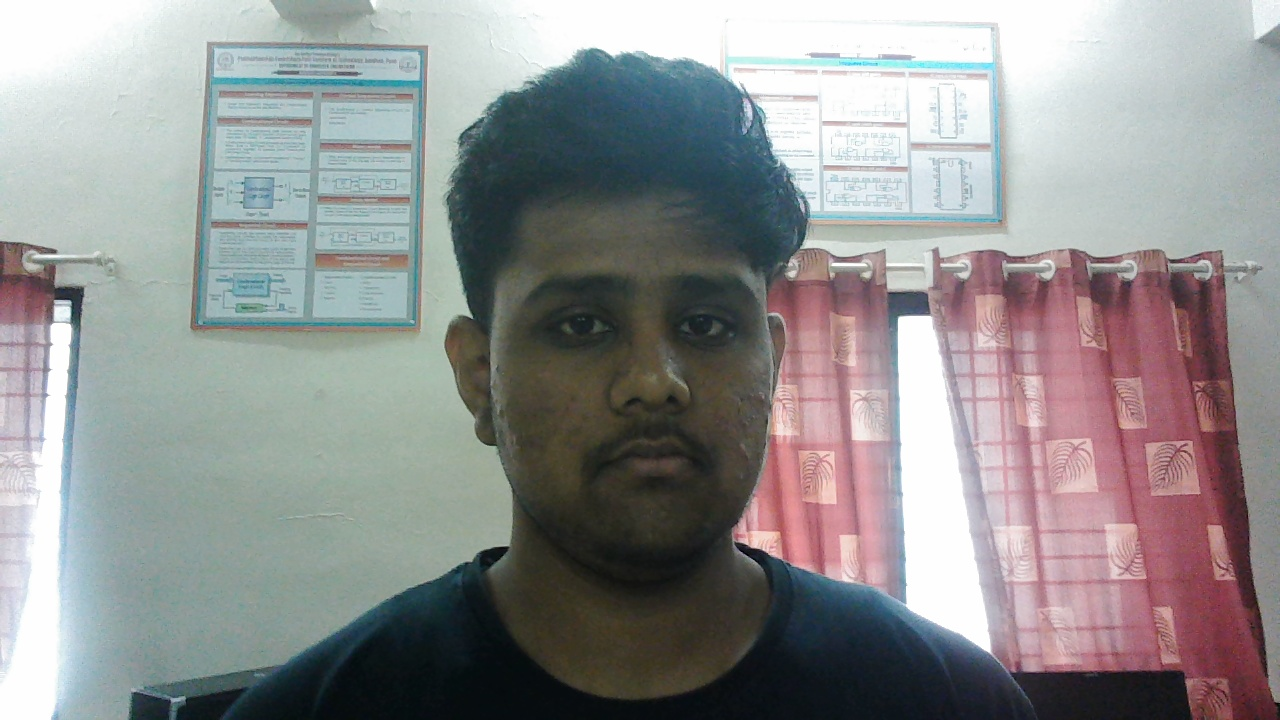
#> input picture known_faces/arnav_dubal.jpg, 1280 x 720 px
$ python -i gods_eye_airborne_sentry.py   (imports and definitions only)
#> lines starting #> are read from the running program, lines starting #| are printed output that depends on the picture
#> further down, picture is the input picture: shape (720, 1280, 3); mean B, G, R 144.3, 144.3, 144
"""
PROJECT TRINETRA-C2 // AUTONOMOUS AIRBORNE SENTRY & CLOSED-LOOP PID INTERCEPTOR (E88 PLUS)
Features:
 - Persistent Biometric Identity Latching (Holds Face ID & Target Lock during in-flight motion & vibrations)
 - Multi-Scale 640px Super-Sampling Inference (Detects distant persons, faces, and objects at 3-5m range)
 - Autonomous Closed-Loop PID Visual Servoing (Auto-Yaw, Altitude Hold, Standoff Distance)
 - Dual Neural Perception: Official YOLOv8n (80 COCO Classes) + OpenCV YuNet (Face) + SFace (128D Biometrics)
 - Dual-Camera Split Demuxer: Automatically extracts crystal-clear Front FPV Camera
 - Real-Time Optical Super-Clarity & De-blur ISP (Unsharp Mask + LAB CLAHE)
 - Fast & Furious 7 God's Eye Tactical HUD: Rotating Stadiametric Radar, Target Brackets, Dossier Badges
 - Section-65B Indian Evidence Act Cryptographic Forensic Ledger (SHA-256)
 - Tactical Audio Klaxon & Voice Alert Synthesis
"""

import os
import cv2
import time
import math
import argparse
import threading
import numpy as np
from typing import List, Dict, Tuple, Optional
from ultralytics import YOLO

from core.face_engine import FaceRecognitionEngine
from core.drone_flight_controller import DroneFlightController
from core.ground_station_bridge import GroundStationRFBridge
from core.audio_alert import TacticalAudioAlert
from core.evidence_logger import CryptographicEvidenceLogger

# Force low-latency TCP RTSP transport
os.environ["OPENCV_FFMPEG_CAPTURE_OPTIONS"] = "rtsp_transport;tcp|fflags;nobuffer|max_delay;0"
DEFAULT_RTSP_URL = "rtsp://192.168.1.1:7070/webcam"


class OpticalEnhancer:
    """Real-Time Tactical Image Enhancement & Anti-Jello De-Blur Engine."""
    def __init__(self):
        self.mode = 1  # 1: TACTICAL CRISP, 2: ULTRA EDGE, 3: NVG GREEN, 0: RAW
        self.clahe = cv2.createCLAHE(clipLimit=2.8, tileGridSize=(8, 8))
        self.modes_desc = {
            0: "RAW SENSOR (UNFILTERED)",
            1: "TACTICAL CRISP (DE-BLUR + CLAHE)",
            2: "ULTRA EDGE (LAPLACIAN HIGH-PASS)",
            3: "NVG NIGHT-VISION (PHOSPHOR GREEN)"
        }

    def cycle_mode(self) -> str:
        self.mode = (self.mode + 1) % 4
        return self.modes_desc[self.mode]

    def enhance(self, frame: np.ndarray) -> np.ndarray:
        if frame is None or frame.size == 0 or self.mode == 0:
            return frame

        # Mode 1: Tactical Crisp (Unsharp Mask + LAB CLAHE)
        if self.mode == 1:
            gaussian = cv2.GaussianBlur(frame, (0, 0), 2.0)
            crisp = cv2.addWeighted(frame, 1.6, gaussian, -0.6, 0)
            lab = cv2.cvtColor(crisp, cv2.COLOR_BGR2LAB)
#> lab: shape (720, 1280, 3); mean of channels 0, 1, 2 149.9, 128.4, 128.4
            l, a, b = cv2.split(lab)
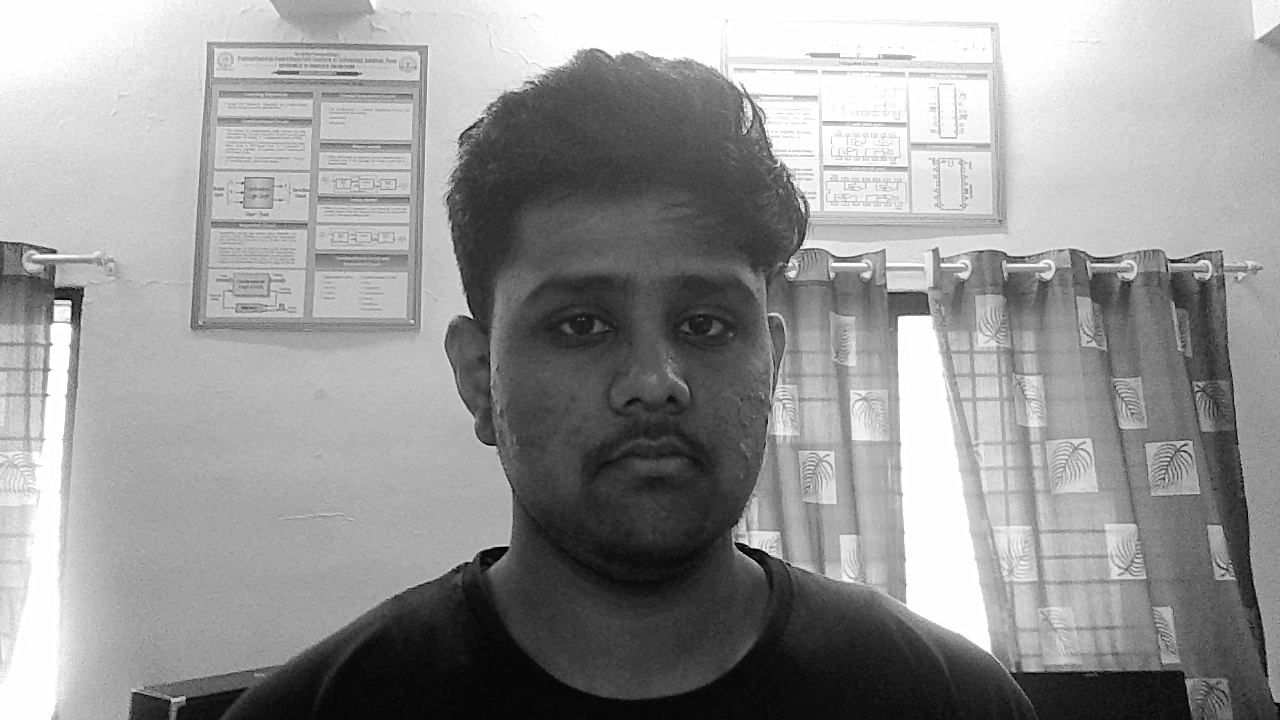
#> l: shape (720, 1280); min 0, max 255, mean 149.9
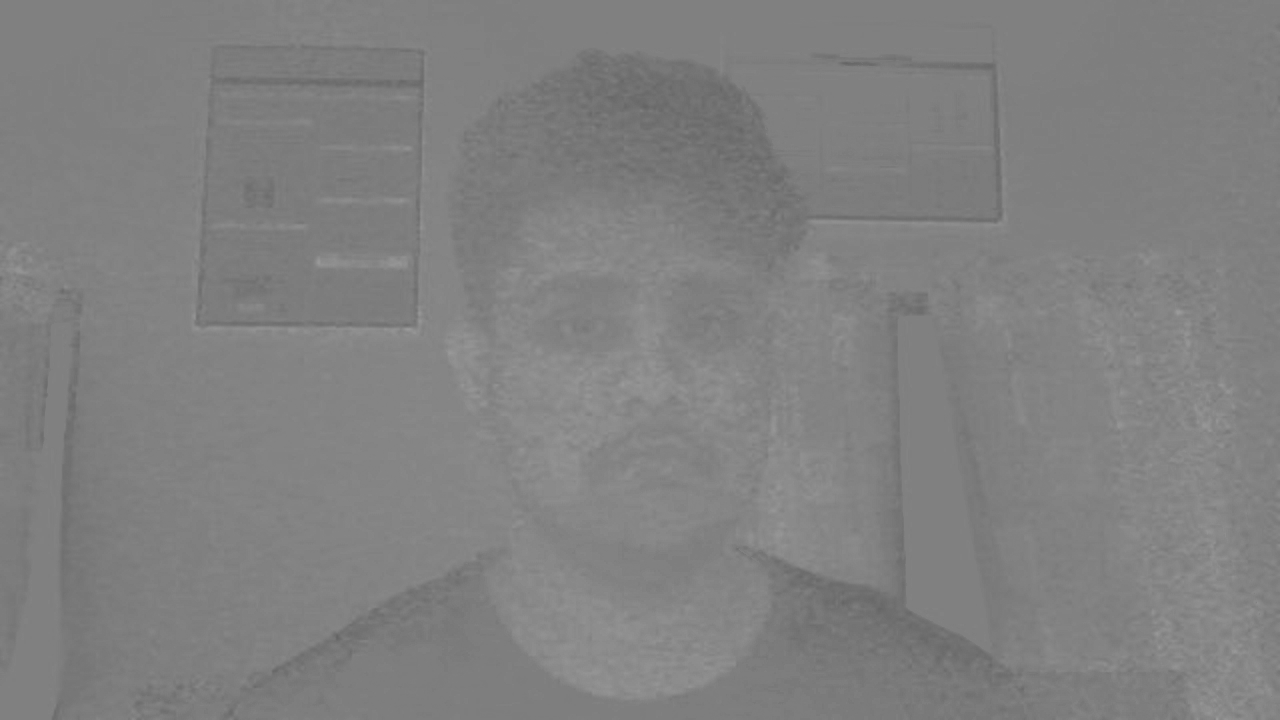
#> b: shape (720, 1280); min 100, max 155, mean 128.4
            l_enhanced = self.clahe.apply(l)
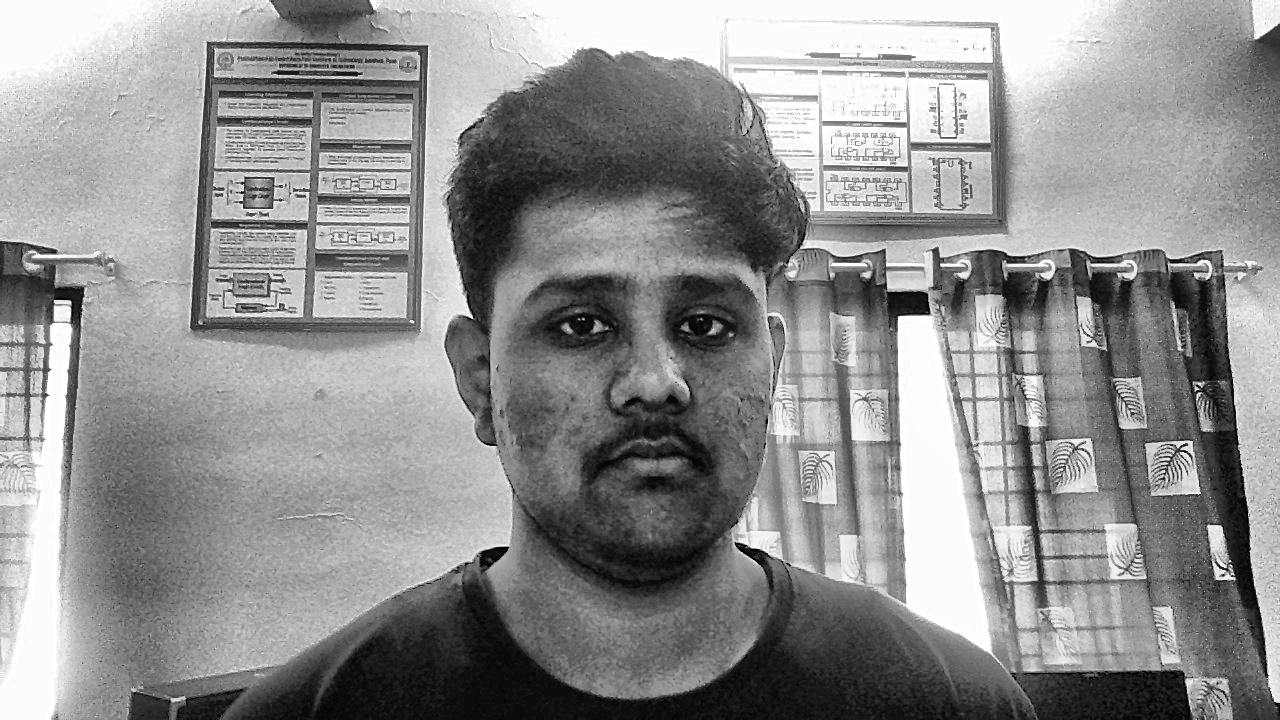
#> l_enhanced: shape (720, 1280); min 0, max 255, mean 144
            return cv2.cvtColor(cv2.merge((l_enhanced, a, b)), cv2.COLOR_LAB2BGR)
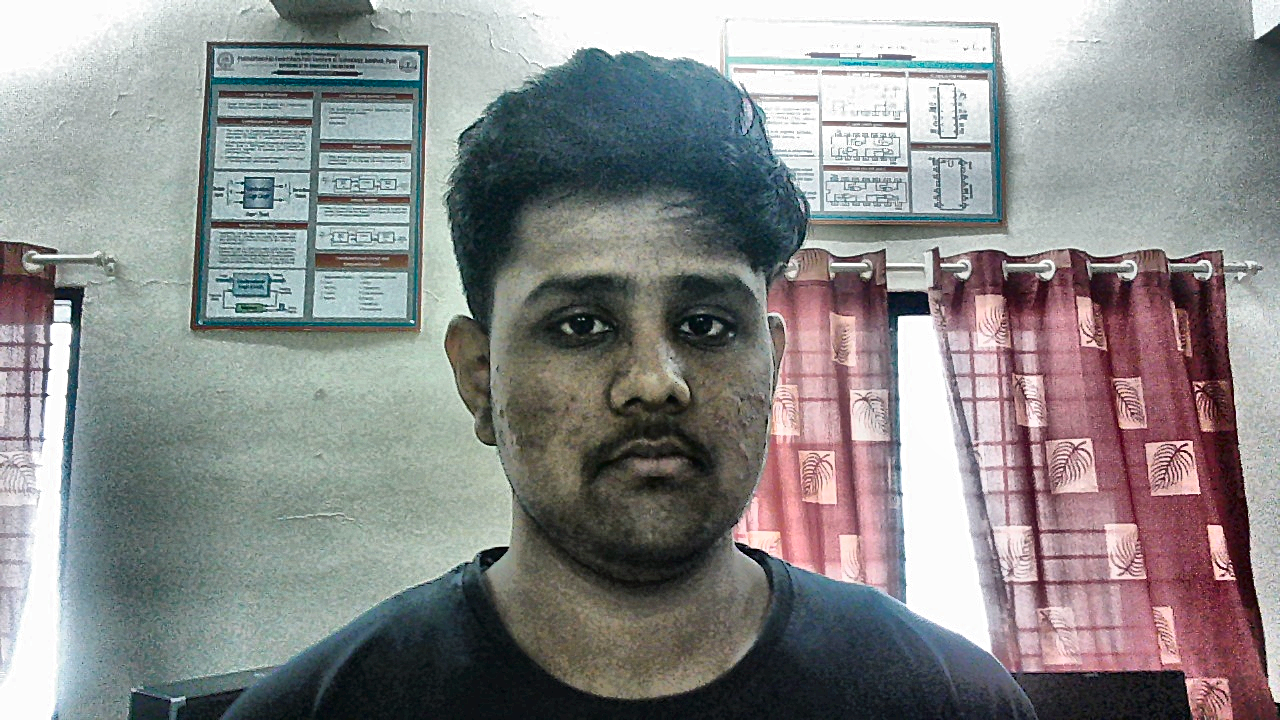
#> returned value: shape (720, 1280, 3); mean B, G, R 137.9, 138, 137.6

        # Mode 2: Ultra Edge (Laplacian High-Pass)
        elif self.mode == 2:
            kernel = np.array([[0, -1, 0], [-1, 5, -1], [0, -1, 0]], dtype=np.float32)
            sharpened = cv2.filter2D(frame, -1, kernel)
            lab = cv2.cvtColor(sharpened, cv2.COLOR_BGR2LAB)
            l, a, b = cv2.split(lab)
            l_enhanced = self.clahe.apply(l)
            return cv2.cvtColor(cv2.merge((l_enhanced, a, b)), cv2.COLOR_LAB2BGR)

        # Mode 3: NVG Phosphor Night Vision
        elif self.mode == 3:
            gray = cv2.cvtColor(frame, cv2.COLOR_BGR2GRAY)
            clahe_gray = self.clahe.apply(gray)
            nvg = np.zeros_like(frame)
            nvg[:, :, 1] = clahe_gray
            nvg[:, :, 0] = (clahe_gray * 0.25).astype(np.uint8)
            return nvg

        return frame


class LensDemuxer:
    """Handles Dual-Lens Split Streams, extracting clean forward FPV lens."""
    # [8 lines left out: function __init__, not called in this run]

    def cycle_mode(self) -> str:
        self.mode = (self.mode + 1) % 4
        return self.modes_desc[self.mode]

    # [9 lines left out: function demux, not called in this run]


class TacticalStreamReader:
    """Zero-Lag Multi-Source Frame Grabber with Auto-Reconnect."""
    # [665 lines left out: functions __init__, _init_capture, switch_source, _worker, read, stop and 1 more, not called in this run]


# [2 lines not run here, left out]

>>> import cv2
>>> picture = cv2.imread('known_faces/arnav_dubal.jpg')
>>> result = OpticalEnhancer().enhance(picture)
